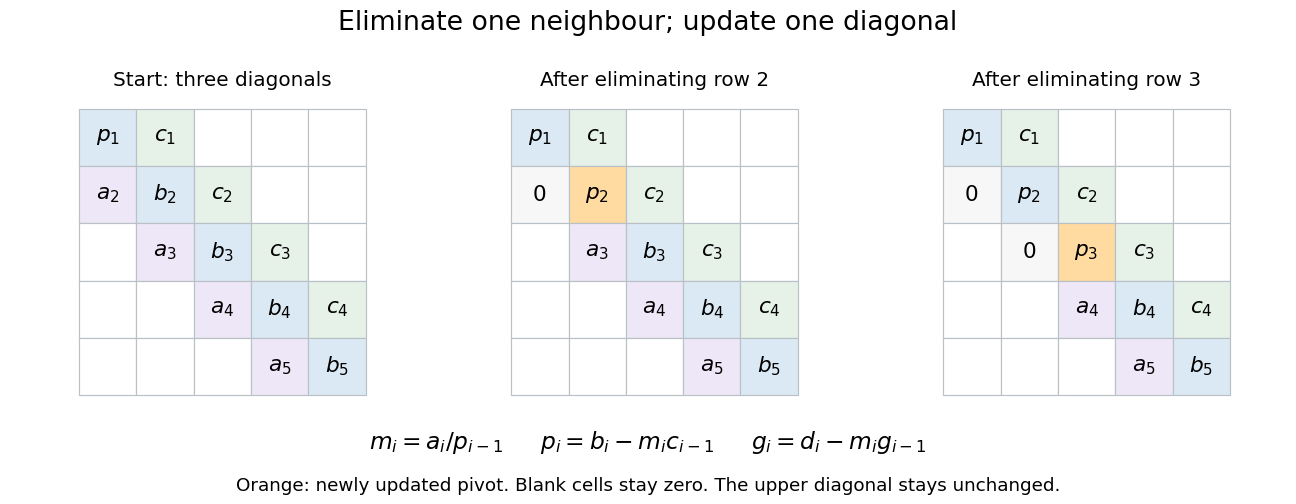

This figure's Python source:
"""Draw the symbolic band changes in unpivoted tridiagonal elimination.

Tested with Python 3.14, matplotlib 3.10.7 and NumPy 2.3.5.
Run from _media; the output basename matches this generator.
"""

from pathlib import Path

import matplotlib.pyplot as plt
from matplotlib.patches import Rectangle


def panel(ax, stage):
    n = 5
    colors = {"diagonal": "#dbe9f4", "upper": "#e6f1e8", "lower": "#eee7f7"}
    for i in range(n):
        for j in range(n):
            eliminated = i == j + 1 and i <= stage
            text, color = "", "white"
            if i == j:
                text = rf"$p_{i+1}$" if i <= stage else rf"$b_{i+1}$"
                color = colors["diagonal"]
                if i == stage and stage:
                    color = "#ffdba1"
            elif j == i + 1:
                text, color = rf"$c_{i+1}$", colors["upper"]
            elif i == j + 1:
                text = "0" if eliminated else rf"$a_{i+1}$"
                color = "#f7f7f7" if eliminated else colors["lower"]
            ax.add_patch(Rectangle((j, n - i - 1), 1, 1, facecolor=color,
                                   edgecolor="#b9c0c6", linewidth=0.7))
            if text:
                ax.text(j + .5, n - i - .5, text, ha="center", va="center", fontsize=13)
    ax.set(xlim=(-.05, 5.05), ylim=(-.05, 5.05), aspect="equal")
    ax.axis("off")


def main():
    fig, axes = plt.subplots(1, 3, figsize=(10.8, 4.2), facecolor="white")
    titles = ["Start: three diagonals", "After eliminating row 2", "After eliminating row 3"]
    for stage, ax in enumerate(axes):
        panel(ax, stage)
        ax.set_title(titles[stage], fontsize=12, pad=12)
    fig.suptitle("Eliminate one neighbour; update one diagonal", fontsize=16, y=.98)
    fig.text(.5, .11, r"$m_i=a_i/p_{i-1}$     $p_i=b_i-m_i c_{i-1}$     $g_i=d_i-m_i g_{i-1}$",
             ha="center", fontsize=14)
    fig.text(.5, .025, "Orange: newly updated pivot. Blank cells stay zero. The upper diagonal stays unchanged.",
             ha="center", fontsize=11)
    fig.subplots_adjust(left=.035, right=.975, top=.79, bottom=.21, wspace=.22)
    fig.savefig(Path(__file__).with_suffix(".png").name, dpi=120, facecolor="white", transparent=False)
    plt.close(fig)


if __name__ == "__main__":
    main()
